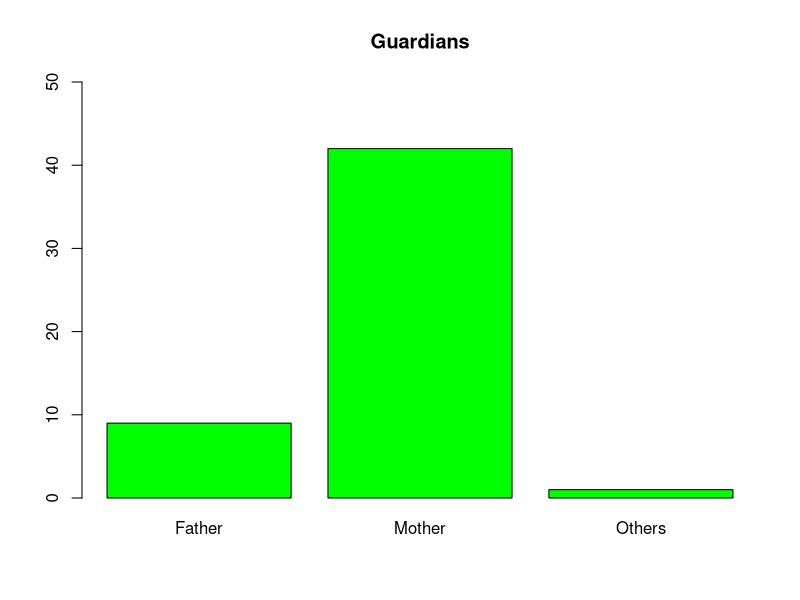
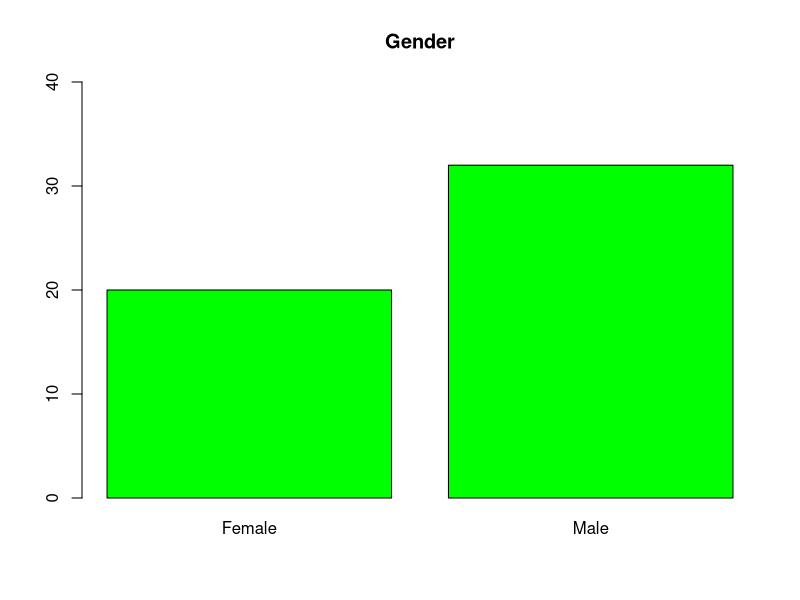
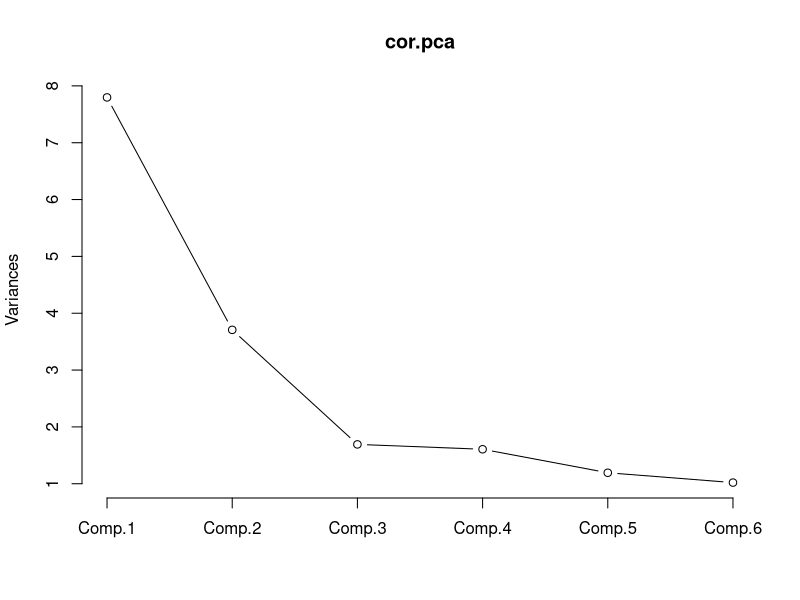
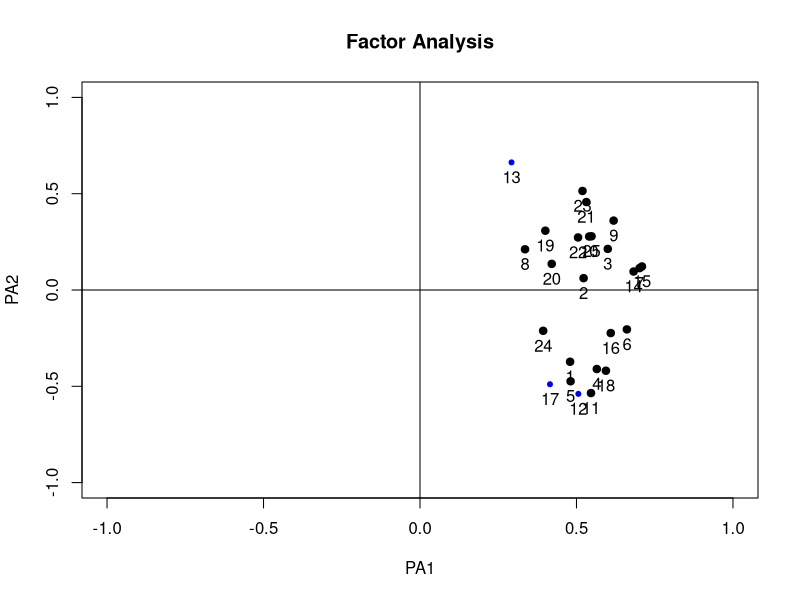
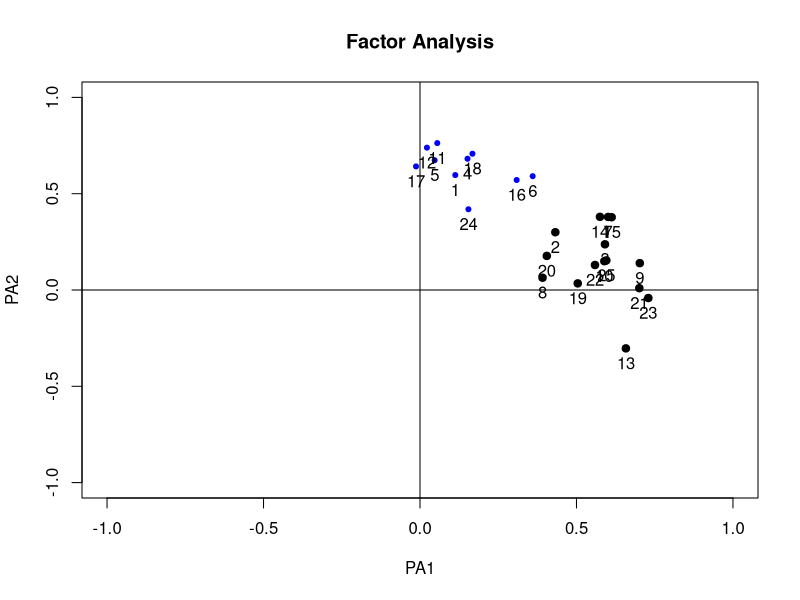
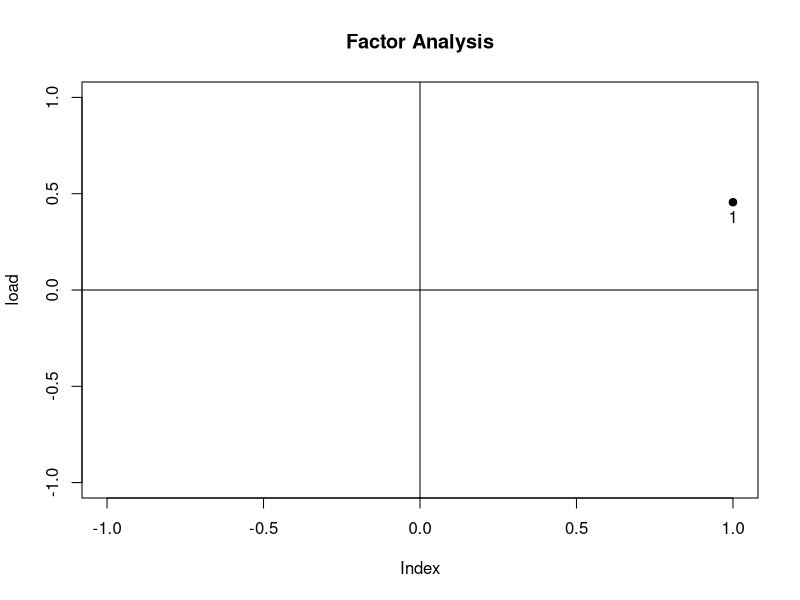
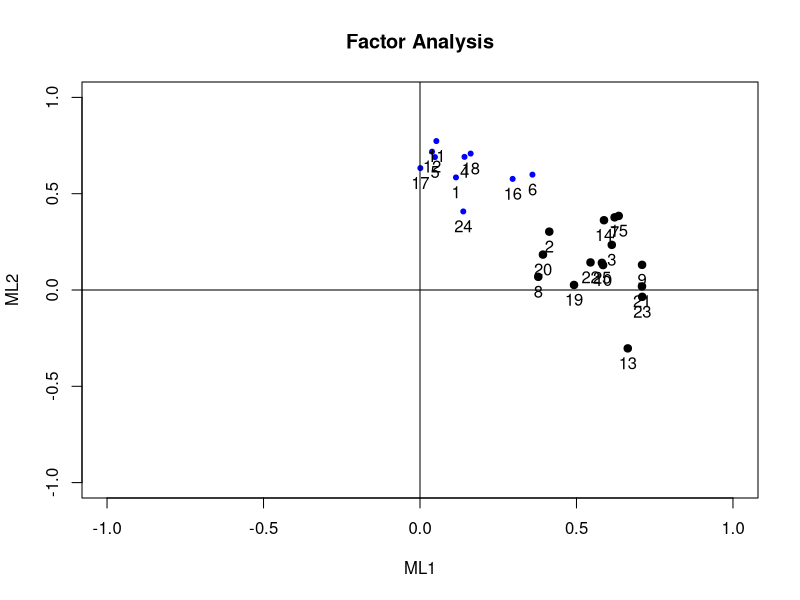
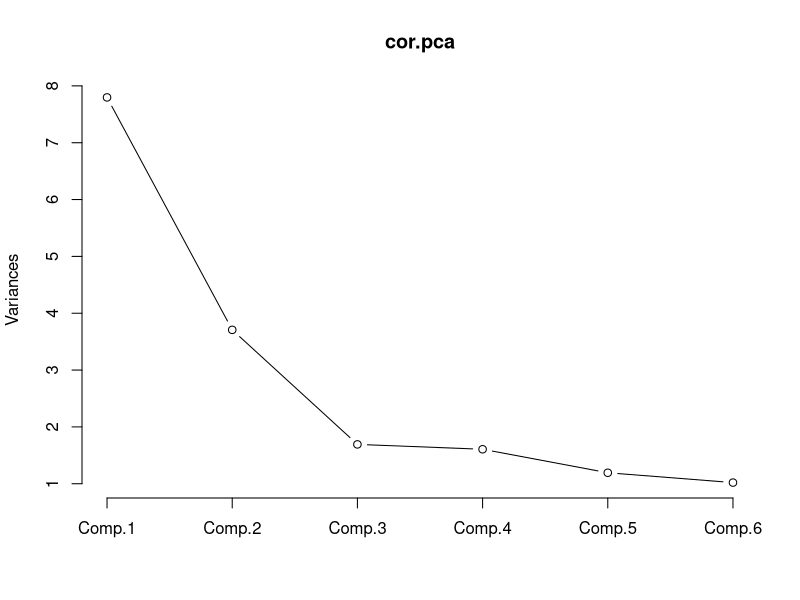

Source code (R) for these figures, in order: (Note: this script raises an error after producing the figures.)
# Report #2 codes

# 3. Understand and explore the data
data=read.table('survey_33.dat',header=T, sep='\t')
head(data)
dim(data)

# check missing values
sum(is.na(data)) # ->the result of this code is 0, but there were missing values.

# check 'Guardian' distribution
table(data$Guardian)
barplot(table(data$Guardian),col=c('green'),main='Guardians',
        names=c('Father','Mother','Others'),ylim=c(0,50))

# check 'Gender' distribution
table(data$Gender)
barplot(table(data$Gender),col=c('green'),main='Gender',
        names=c('Female','Male'),ylim=c(0,40))

# check answer types in each group of questions(positive, negative, vague)
# important note: when I exerted this code, I could find missing values.
positive=c('Q1','Q3','Q5','Q6','Q7','Q11','Q12','Q15','Q17','Q21','Q22','Q25')
for (i in positive) {print(table(data[i]))}

negative=c('Q2','Q4','Q8','Q9','Q10','Q13','Q14','Q16','Q18','Q19','Q20','Q23','Q24')
for (i in negative) {print(table(data[i]))}


# drop rows that contains missing values
data2=data[-c(6,35), ] 

# 4. Conduct factor analysis
# make correlation matrix

# replace values to points(0~3)
data2[positive][data2[positive]=='Very like']<-3
data2[positive][data2[positive]=='Moderately like']<-2
data2[positive][data2[positive]=='Moderately unlike']<-1
data2[positive][data2[positive]=='Very unlike']<-0

data2[negative][data2[negative]=='Very like']<-0
data2[negative][data2[negative]=='Moderately like']<-1
data2[negative][data2[negative]=='Moderately unlike']<-2
data2[negative][data2[negative]=='Very unlike']<-3

# create correlation matrix
data2[, -c(1,2,3)] <- sapply(data2[, -c(1,2,3)], as.numeric)
cor=cor(data2[,-c(1,2,3)])

# Method 1: principal factor method
library(psych)
cor.pca=princomp(covmat=cor,cor=T)
summary(cor.pca)
cor.pca$sdev^2
screeplot(cor.pca, npcs=6,type="l")

fac.pf1 = fa(cor, nfactors=2, fm="pa", rotate="none")
fac.pf1

fac.pf2 = fa(cor, nfactors=2, fm="pa", rotate="varimax")
fac.pf2

# plot factor loadings
fa.plot(fac.pf1,xlim=c(-1,1), ylim=c(-1,1),)
fa.plot(fac.pf2,xlim=c(-1,1), ylim=c(-1,1),)

# Method 2: maximum likelihood
fac.ml1 = fa(cor, nfactors=1, n.obs=50, fm="ml", rotate="varimax")
fac.ml1

fac.ml2= fa(cor, nfactors=2, n.obs=50, fm="ml", rotate="varimax")
fac.ml2

fa.plot(fac.ml1,xlim=c(-1,1), ylim=c(-1,1),)
fa.plot(fac.ml2,xlim=c(-1,1), ylim=c(-1,1),)

# 5. comparison between principal component analysis
cor.pca=princomp(covmat=cor,cor=T)
summary(cor.pca)
cor.pca$sdev^2
screeplot(cor.pca, npcs=6,type="l")
cor.pca$loadings

# 6. Gender and Guardians
# Gender (Female/Male)
female=data2[data2$Gender=='Female',]
male=data2[data2$Gender=='Male',]
dim(female)
dim(male)
cor_fm=cor(female[,-c(1,2,3)])
cor_m=cor(male[,-c(1,2,3)])

# female
cor_fm.pca=princomp(covmat=cor_fm,cor=T)
cor_fm.pca$sdev^2
screeplot(cor_fm.pca,npcs=6,type='l')
fac.fm=fa(cor_fm,nfactors=2,fm='pa',rotate='varimax')
fac.fm
fa.plot(fac.fm,xlim=c(-1,1), ylim=c(-1,1),)

# male
cor_m.pca=princomp(covmat=cor_m,cor=T)
cor_m.pca$sdev^2
screeplot(cor_m.pca,npcs=6,type='l')
fac.m=fa(cor_m,nfactors=2,fm='pa',rotate='varimax')
fac.m
fa.plot(fac.m,xlim=c(-1,1), ylim=c(-1,1),)

# Guardians
father=data2[data2$Guardian=='Father',]
mother=data2[data2$Guardian=='Mother',]
dim(father)
dim(mother)
cor_fa=cor(father[,-c(1,2,3)])
cor_mo=cor(mother[,-c(1,2,3)])

# father
cor_fa.pca=princomp(covmat=cor_fa,cor=T)
cor_fa.pca$sdev^2
screeplot(cor_fa.pca,npcs=6,type='l')
fac.fa=fa(cor_fa,nfactors=3,fm='pa',rotate='varimax') # -> There was an error

# pca
cor_fa.pca$loadings

# mother
cor_mo.pca=princomp(covmat=cor_mo,cor=T)
cor_mo.pca$sdev^2
screeplot(cor_mo.pca,npcs=6,type='l')
fac.mo=fa(cor_mo,nfactors=2,fm='pa',rotate='varimax')
fac.mo
fa.plot(fac.mo,xlim=c(-1,1), ylim=c(-1,1),)
